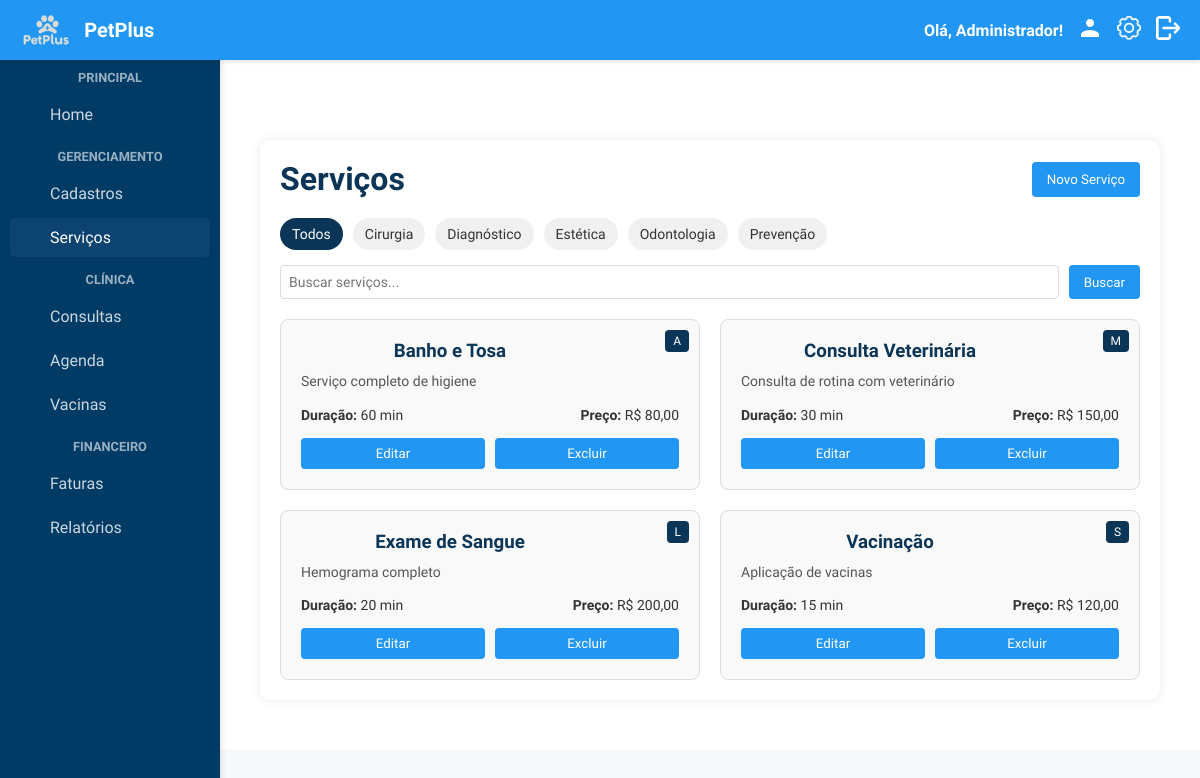
/servicos/servicos.php (signed in), run on the app's committed database.
### tables this page shows
CREATE TABLE IF NOT EXISTS Servicos (
    id_servico INT AUTO_INCREMENT PRIMARY KEY,
    nome VARCHAR(100) NOT NULL,
    descricao TEXT,
    preco DECIMAL(10,2) NOT NULL,
    duracao INT,
    categoria VARCHAR(100) NOT NULL,
    status_s ENUM('ativo', 'inativo') DEFAULT 'ativo'
);

### servicos/servicos.php (the view, shortened to what this page needs)
<?php
require_once('../includes/header.php');
require_once('../includes/sidebar.php');
$conn = conecta_db();
$categoriasEstaticas = [
    'Prevenção',
    'Estética',
    'Diagnóstico',
    'Cirurgia',
    'Odontologia',
];
sort($categoriasEstaticas);
$servicos = [];
$sql = "SELECT id_servico, nome, descricao, preco, duracao, categoria, status_s FROM Servicos ORDER BY nome";
$result = $conn->query($sql);
if ($result) {
    if ($result->num_rows > 0) {
        while ($row = $result->fetch_assoc()) {
            $servicos[] = $row;
        }
    }
} else {
    error_log("Erro ao buscar serviços: " . $conn->error);
    $mensagem = "Erro ao carregar serviços do banco de dados.";
    $tipo_mensagem = "erro";
}
$categoriaFiltro = $_GET['categoria'] ?? '';
$termoBusca = $_GET['busca'] ?? '';
?>
<div class="container">
    <div class="card">
        <div class="header-card">
            <h1>Serviços</h1>
            <button class="btn-novo" onclick="abrirModalServico()">Novo Serviço</button>
        </div>
        <div class="filtro-container">
            <div class="categorias-filtro">
                <a href="servicos.php" class="categoria-item <?php echo empty($categoriaFiltro) ? 'ativo' : ''; ?>">Todos</a>
                <?php foreach ($categoriasEstaticas as $categoria):  ?>
                    <a href="?categoria=<?php echo urlencode($categoria); ?>" class="categoria-item <?php echo $categoriaFiltro === $categoria ? 'ativo' : ''; ?>">
                        <?php echo htmlspecialchars($categoria); ?>
                    </a>
                <?php endforeach; ?>
            </div>
            <form action="" method="GET" class="form-busca">
                <input type="text" name="busca" placeholder="Buscar serviços..." value="<?php echo htmlspecialchars($termoBusca); ?>">
                <button type="submit" class="btn-buscar">Buscar</button>
            </form>
        </div>
        <div class="servicos-grid">
            <?php if (empty($servicos)): ?>
                <div class="mensagem-vazia">
                    <p>Nenhum serviço encontrado.</p>
                </div>
            <?php else: ?>
                <?php foreach ($servicos as $servico): ?>
                    <div class="servico-card">
                        <div class="servico-categoria"><?php echo isset($servico['categoria']) ? htmlspecialchars($servico['categoria']) : 'N/A'; ?></div>
                        <h3><?php echo htmlspecialchars($servico['nome']); ?></h3>
                        <p class="servico-descricao"><?php echo htmlspecialchars($servico['descricao']); ?></p>
                        <div class="servico-detalhes">
                            <span><strong>Duração:</strong> <?php echo htmlspecialchars($servico['duracao']); ?> min</span>
                            <span><strong>Preço:</strong> R$ <?php echo number_format($servico['preco'], 2, ',', '.'); ?></span>
                        </div>
                        <div class="servico-acoes">
                            <button class="btn-editar" onclick="abrirModalServico(<?php echo htmlspecialchars($servico['id_servico']); ?>)">Editar</button>
                            <button class="btn-excluir" onclick="confirmarExclusao(<?php echo htmlspecialchars($servico['id_servico']); ?>)">Excluir</button>
                        </div>
                    </div>
                <?php endforeach; ?>
            <?php endif; ?>
        </div>
    </div>
</div>
</body>
</html>

### includes/temas.css (style rules this page uses)
.tema-claro { --cor-fundo: #f6f9fc; --cor-texto: #333; --cor-primaria: #2196f3; --cor-secundaria: #0b3556; --cor-borda: #ddd; --cor-fundo-card: #fff; --cor-fundo-header: #2196f3; --cor-texto-header: #fff; }
body { background-color: var(--cor-fundo); color: var(--cor-texto); }
.container, .conteudo { background-color: var(--cor-fundo-card) !important; border-color: var(--cor-borda) !important; }
button, .btn-primary, .botao { background-color: var(--cor-primaria) !important; color: #fff !important; }

### includes/global.css (style rules this page uses)
* { margin: 0; padding: 0; box-sizing: border-box; font-family: "Quicksand", sans-serif; }
body { background-color: #f6f9fc; padding-top: 60px; }
.container { margin-left: 220px; padding: 20px; transition: margin-left 0.3s; }
.card { background-color: #ffffff; padding: 30px; border-radius: 10px; box-shadow: 0 2px 8px rgba(0, 0, 0, 0.1); max-width: 900px; margin: 0 auto 30px; }
h1, h2, h3 { color: #003b66; text-align: center; margin-bottom: 20px; }
input, select, textarea { width: 100%; padding: 10px; border-radius: 6px; border: 1px solid #ccc; font-size: 14px; box-sizing: border-box; }

### servicos/servicos.php (style rules this page uses)
.container { margin-left: 220px; padding: 80px 30px 30px; transition: margin-left 0.3s; }
.card { background-color: white; border-radius: 10px; box-shadow: 0 0 10px rgba(0,0,0,0.1); padding: 20px; margin-bottom: 20px; }
.header-card { display: flex; justify-content: space-between; align-items: center; margin-bottom: 20px; }
h1 { color: #0b3556; margin: 0; }
.btn-novo { background-color: #0b3556; color: white; border: none; border-radius: 4px; padding: 10px 15px; cursor: pointer; font-weight: 500; }
.filtro-container { margin-bottom: 20px; }
.categorias-filtro { display: flex; flex-wrap: wrap; gap: 10px; margin-bottom: 15px; }
.categoria-item { padding: 8px 12px; background-color: #f0f0f0; color: #333; border-radius: 20px; text-decoration: none; font-size: 14px; transition: background-color 0.2s; }
.categoria-item.ativo { background-color: #0b3556; color: white; }
.form-busca { display: flex; gap: 10px; }
.form-busca input { flex: 1; padding: 8px; border: 1px solid #ddd; border-radius: 4px; }
.btn-buscar { background-color: #0b3556; color: white; border: none; border-radius: 4px; padding: 8px 15px; cursor: pointer; }
.servicos-grid { display: grid; grid-template-columns: repeat(auto-fill, minmax(300px, 1fr)); gap: 20px; }
.servico-card { border: 1px solid #ddd; border-radius: 8px; padding: 20px; position: relative; background-color: #f9f9f9; transition: transform 0.2s, box-shadow 0.2s; }
.servico-categoria { position: absolute; top: 10px; right: 10px; background-color: #0b3556; color: white; padding: 4px 8px; border-radius: 4px; font-size: 12px; }
.servico-card h3 { margin: 0 0 10px 0; color: #0b3556; padding-right: 80px; }
.servico-descricao { margin: 0 0 15px 0; color: #555; font-size: 14px; line-height: 1.4; }
.servico-detalhes { display: flex; justify-content: space-between; margin-bottom: 15px; font-size: 14px; }
.servico-acoes { display: flex; gap: 10px; }
.btn-editar, .btn-excluir { padding: 8px 12px; border: none; border-radius: 4px; cursor: pointer; flex: 1; text-align: center; }
.btn-editar { background-color: #0b3556; color: white; }
.btn-excluir { background-color: #f44336; color: white; }

### data on the page
servicos: categoria "A", nome "Banho e Tosa", descricao "Serviço completo de higiene", duracao "60", preco "80,00"
servicos: categoria "M", nome "Consulta Veterinária", descricao "Consulta de rotina com veterinário", duracao "30", preco "150,00"
servicos: categoria "L", nome "Exame de Sangue", descricao "Hemograma completo", duracao "20", preco "200,00"
servicos: categoria "S", nome "Vacinação", descricao "Aplicação de vacinas", duracao "15", preco "120,00"

### other printed values
$nomeUsuario "Administrador"
$categoria "Cirurgia"
$categoria "Diagnóstico"
$categoria "Estética"
$categoria "Odontologia"
$categoria "Prevenção"
